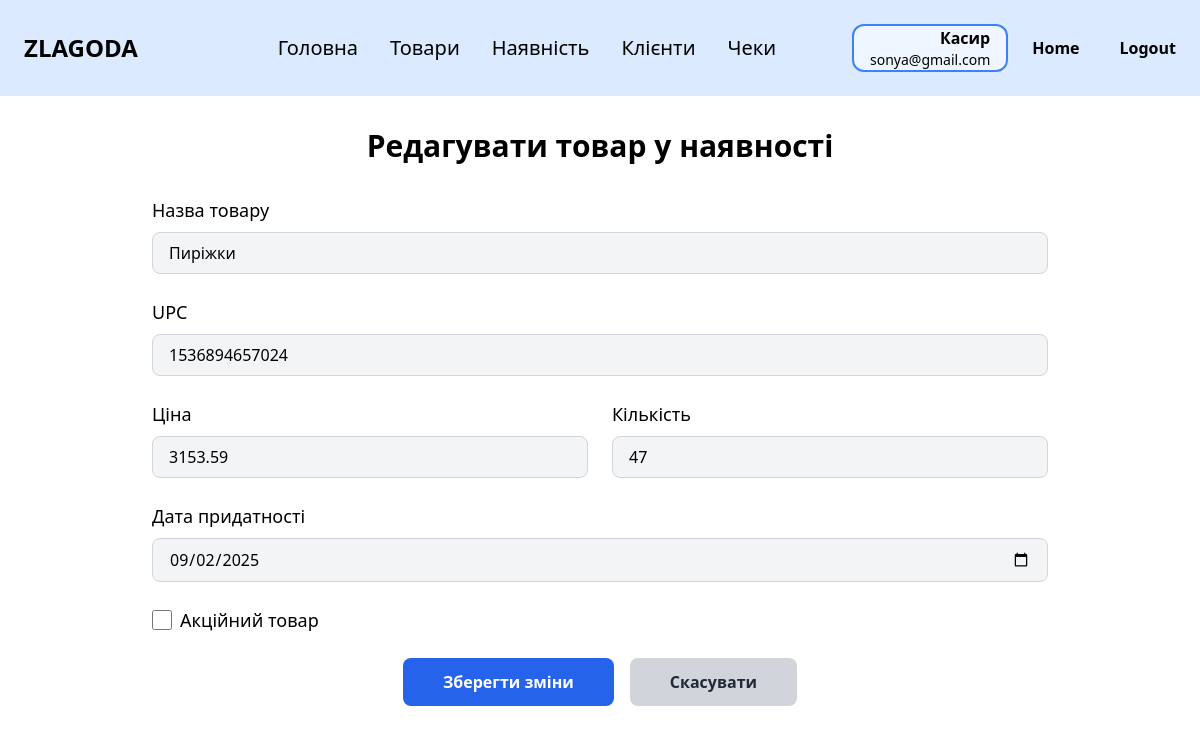
/storeproducts/edit/1536894657024 (signed in), run on an earlier commit of the app's database.
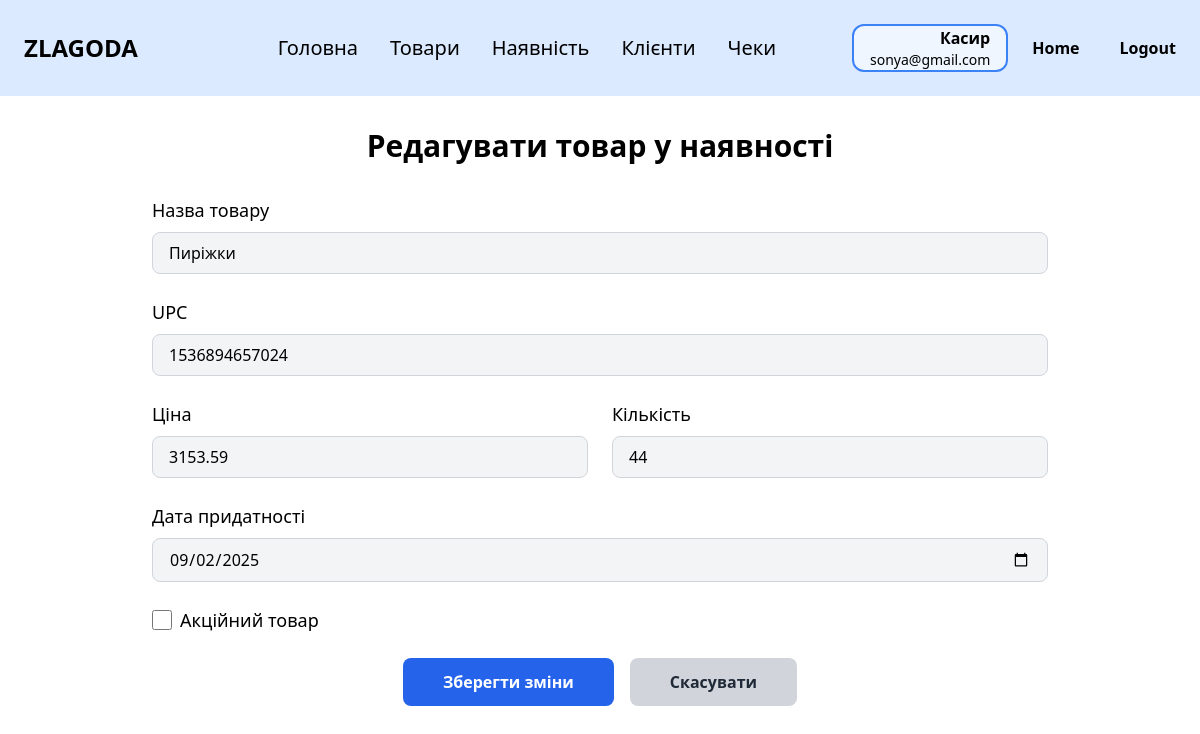
And on a later commit of the database.
### tables this page shows
CREATE TABLE store_product (
                upc TEXT PRIMARY KEY,
                price REAL NOT NULL,
                quantity INTEGER NOT NULL,
                expiration_date DATE,
                is_promotional BOOLEAN DEFAULT FALSE,
                promo_price REAL,
                product_id INTEGER NOT NULL,
                FOREIGN KEY (product_id) REFERENCES product (id)
            );

### zlg_website/views/storeproducts.py (the view, shortened to what this page needs)
@views.route('/storeproducts/edit/<string:upc>', methods=['GET', 'POST'])
@login_required
def edit_storeproduct(upc):
   query = text("""
       SELECT sp.*, p.name as product_name
       FROM store_product sp
       JOIN product p ON sp.product_id = p.id
       WHERE sp.upc = :upc
   """)
   result = db.session.execute(query, {"upc": upc})
   storeproduct = result.fetchone()
   if not storeproduct:
       abort(404)
   products_query = text("SELECT * FROM product")
   products_result = db.session.execute(products_query)
   products = [dict(row._mapping) for row in products_result.fetchall()]
   return render_template('edit_storeproduct.html',
                          storeproduct=storeproduct,
                          products=products,
                          user=current_user)

### zlg_website/__init__.py (called while the page is built)
def create_app():
    app = Flask(__name__)
    app.config['SECRET_KEY'] = 'zlagoda'
    app.config['SQLALCHEMY_DATABASE_URI'] = f'sqlite:///{os.path.join(app.instance_path, DB_NAME)}'
    app.config['SQLALCHEMY_TRACK_MODIFICATIONS'] = False
    db.init_app(app)
    from .views import views
    from .auth import auth
    app.register_blueprint(views, url_prefix='/')
    app.register_blueprint(auth, url_prefix='/')
    from .models import Employee, Category, Product
    with app.app_context():
        if database_is_empty(app):
            create_database(app)
    login_manager = LoginManager()
    login_manager.login_view = 'auth.login'
    login_manager.init_app(app)
    @login_manager.user_loader
    def load_user(id):
        return Employee.get_by_id(id)
    return app

### zlg_website/templates/edit_storeproduct.html (shortened to what this page needs)
{% extends "base.html" %}
{% block content %}
<div class="py-8 max-w-4xl mx-auto">
    <h1 class="text-3xl font-bold text-center mb-8">Редагувати товар у наявності</h1>
    <form action="{{ url_for('views.edit_storeproduct', upc=storeproduct.upc) }}" method="POST" class="space-y-6">
        <div>
            <label for="product_id" class="block mb-2 text-lg">Назва товару</label>
            <input type="text" id="product_id" name="upc" required value="{{ storeproduct.product_name }}"
                   class="w-full px-4 py-2 bg-gray-100 border border-gray-300 rounded-lg focus:outline-none focus:ring-2 focus:ring-blue-500" readonly>
        </div>
        <div>
            <label for="upc" class="block mb-2 text-lg">UPC</label>
            <input type="text" id="upc" name="upc" required value="{{ storeproduct.upc }}"
                   class="w-full px-4 py-2 bg-gray-100 border border-gray-300 rounded-lg focus:outline-none focus:ring-2 focus:ring-blue-500" readonly>
        </div>
        <div class="grid grid-cols-1 md:grid-cols-2 gap-6">
            <div>
                <label for="price" class="block mb-2 text-lg">Ціна</label>
                <input type="number" step="0.01" id="price" name="price" required min="0" value="{{ storeproduct.price }}"
                       class="w-full px-4 py-2 bg-gray-100 border border-gray-300 rounded-lg focus:outline-none focus:ring-2 focus:ring-blue-500">
            </div>
            <div>
                <label for="quantity" class="block mb-2 text-lg">Кількість</label>
                <input type="number" id="quantity" name="quantity" required min="0" value="{{ storeproduct.quantity }}"
                       class="w-full px-4 py-2 bg-gray-100 border border-gray-300 rounded-lg focus:outline-none focus:ring-2 focus:ring-blue-500">
            </div>
        </div>
        <div>
            <label for="expiration_date" class="block mb-2 text-lg">Дата придатності</label>
            <input type="date" id="expiration_date" name="expiration_date" value="{{ storeproduct.expiration_date }}"
                   class="w-full px-4 py-2 bg-gray-100 border border-gray-300 rounded-lg focus:outline-none focus:ring-2 focus:ring-blue-500">
        </div>
        <div>
            <label for="is_promotional" class="flex items-center space-x-2 text-lg">
                <input type="checkbox" id="is_promotional" name="is_promotional" {% if storeproduct.is_promotional %}checked{% endif %}
                       class="form-checkbox h-5 w-5 text-blue-600 focus:ring-2 focus:ring-blue-500">
                <span>Акційний товар</span>
            </label>
        </div>
        <div class="flex justify-center space-x-4 mt-8">
            <button type="submit"
                    class="px-10 py-3 bg-blue-600 text-white font-semibold rounded-lg hover:bg-blue-700 focus:outline-none focus:ring-2 focus:ring-blue-500 focus:ring-offset-2">
                Зберегти зміни
            </button>
            <a href="{{ url_for('views.storeproducts') }}"
               class="px-10 py-3 bg-gray-300 text-gray-800 font-semibold rounded-lg hover:bg-gray-400 focus:outline-none focus:ring-2 focus:ring-gray-500 focus:ring-offset-2">
                Скасувати
            </a>
        </div>
    </form>
</div>
{% endblock %}

What changed in the data, as far as the page shows it:
changed store_product id 1536894657024: quantity "47" → "44"
